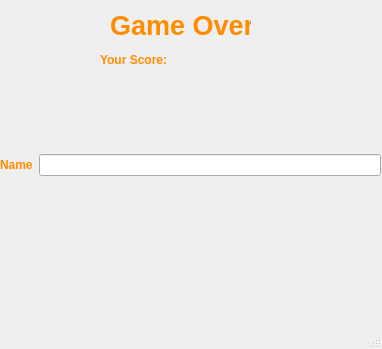
<?xml version="1.0" encoding="UTF-8"?>
<ui version="4.0">
 <class>Gameover</class>
 <widget class="QMainWindow" name="Gameover">
  <property name="geometry">
   <rect>
    <x>0</x>
    <y>0</y>
    <width>382</width>
    <height>349</height>
   </rect>
  </property>
  <property name="windowTitle">
   <string>Game Over!</string>
  </property>
  <widget class="QWidget" name="centralwidget">
   <widget class="QWidget" name="gridLayoutWidget">
    <property name="geometry">
     <rect>
      <x>0</x>
      <y>80</y>
      <width>381</width>
      <height>171</height>
     </rect>
    </property>
    <layout class="QGridLayout" name="gridLayout">
     <item row="0" column="0">
      <widget class="QLabel" name="label">
       <property name="font">
        <font>
         <weight>75</weight>
         <bold>true</bold>
        </font>
       </property>
       <property name="styleSheet">
        <string notr="true">color:darkorange</string>
       </property>
       <property name="text">
        <string>Name</string>
       </property>
      </widget>
     </item>
     <item row="0" column="1">
      <widget class="QLineEdit" name="lineEdit">
       <property name="styleSheet">
        <string notr="true">color:darkorange</string>
       </property>
       <property name="text">
        <string/>
       </property>
       <property name="maxLength">
        <number>3</number>
       </property>
      </widget>
     </item>
    </layout>
   </widget>
   <widget class="QLabel" name="gameOverLbl">
    <property name="geometry">
     <rect>
      <x>110</x>
      <y>10</y>
      <width>141</width>
      <height>31</height>
     </rect>
    </property>
    <property name="font">
     <font>
      <pointsize>20</pointsize>
      <weight>75</weight>
      <bold>true</bold>
     </font>
    </property>
    <property name="autoFillBackground">
     <bool>true</bool>
    </property>
    <property name="styleSheet">
     <string notr="true">color:darkorange</string>
    </property>
    <property name="text">
     <string>Game Over!</string>
    </property>
   </widget>
   <widget class="QLabel" name="yourScoreLbl">
    <property name="geometry">
     <rect>
      <x>100</x>
      <y>50</y>
      <width>81</width>
      <height>20</height>
     </rect>
    </property>
    <property name="font">
     <font>
      <weight>75</weight>
      <bold>true</bold>
     </font>
    </property>
    <property name="styleSheet">
     <string notr="true">color:darkorange</string>
    </property>
    <property name="text">
     <string>Your Score:</string>
    </property>
   </widget>
   <widget class="QLabel" name="scoreDisplayLbl">
    <property name="geometry">
     <rect>
      <x>210</x>
      <y>50</y>
      <width>66</width>
      <height>17</height>
     </rect>
    </property>
    <property name="text">
     <string/>
    </property>
   </widget>
  </widget>
  <widget class="QMenuBar" name="menubar">
   <property name="geometry">
    <rect>
     <x>0</x>
     <y>0</y>
     <width>382</width>
     <height>25</height>
    </rect>
   </property>
  </widget>
  <widget class="QStatusBar" name="statusbar"/>
 </widget>
 <resources/>
 <connections/>
</ui>
